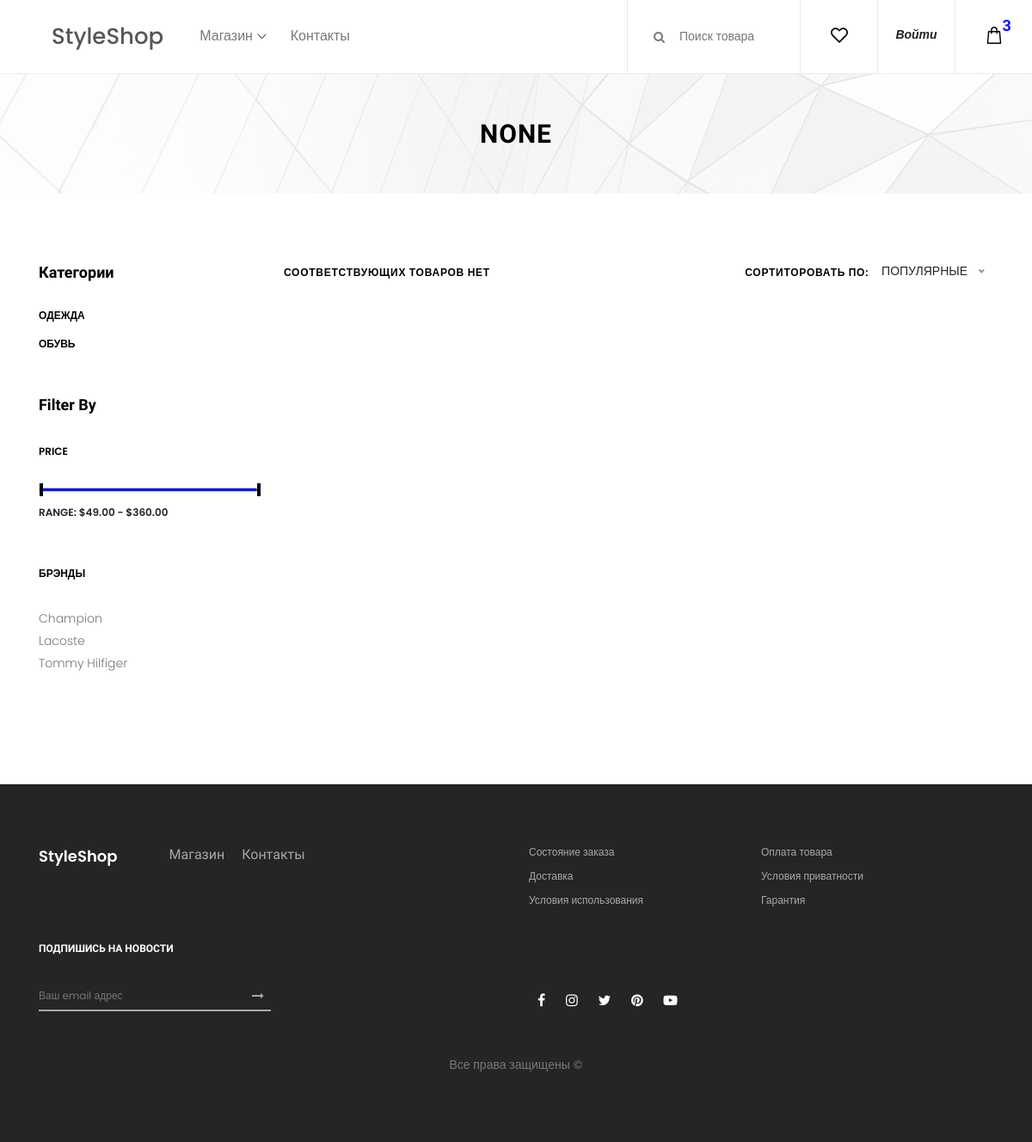
The app's page /shop/category/41, older data.
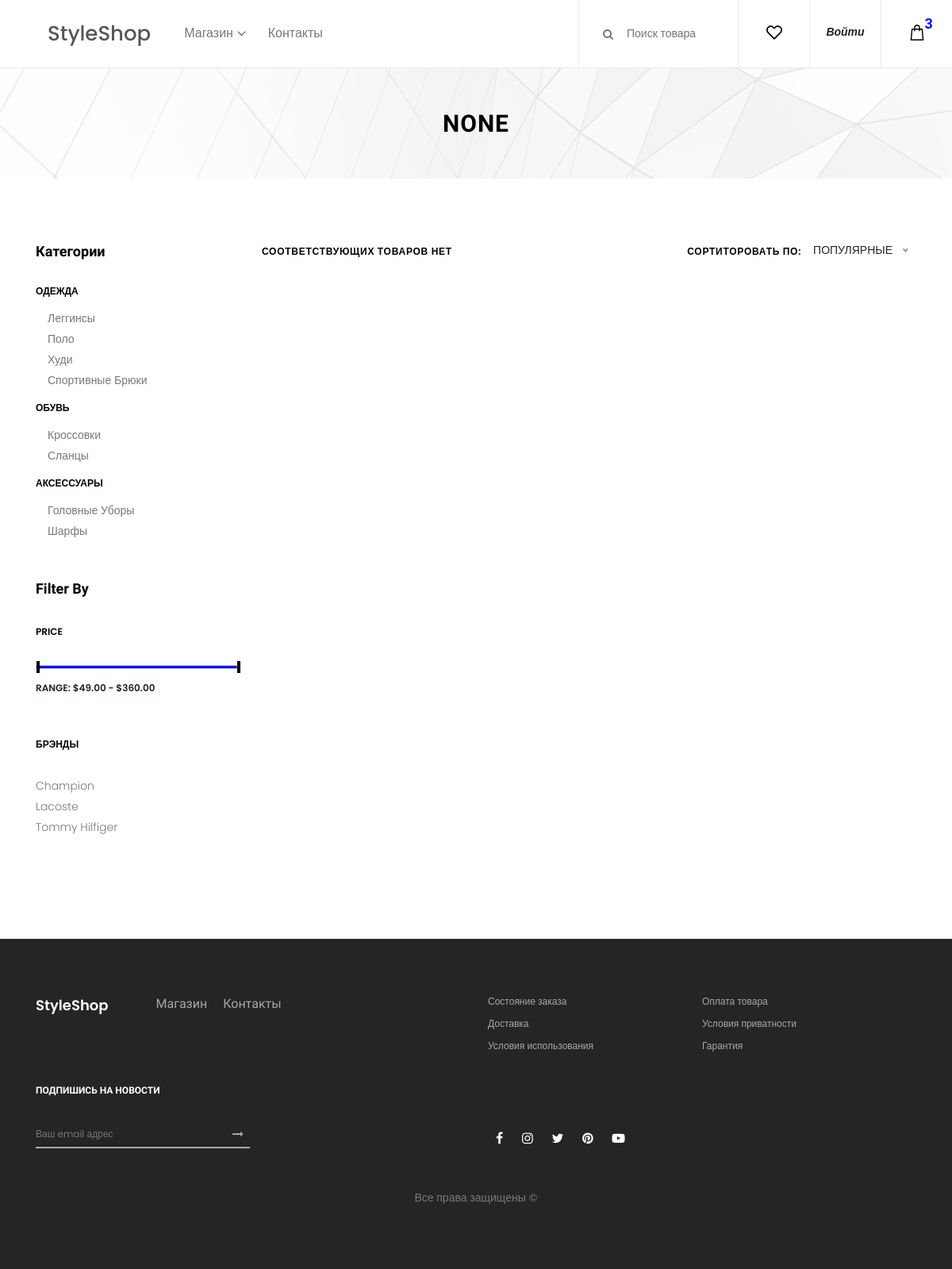
The same page, newer data.
### mainpage/models.py (models this page shows, shortened)
class Section(models.Model):
    name = models.CharField(max_length=20)
    image = models.ImageField(upload_to='sections/')

class Brand(models.Model):
    name = models.CharField(max_length=20)
    image = models.ImageField(upload_to='brands/')

class Category(models.Model):
    name = models.CharField(max_length=20)
    sex = models.ForeignKey('mainpage.Sex', on_delete=models.CASCADE)
    section = models.ForeignKey('mainpage.Section', on_delete=models.CASCADE)

### shoppage/views.py (the view, shortened to what this page needs)
# urls.py: path('category/<int:category_key>', Shop.as_view()),
class Shop(View):
    def get_page_title(self, items, key):
        for item in items:
            if item.id == key:
                return item.name
    def get(self, request, category_key=None, section_key=None, brand_key=None):
        sections = Section.objects.all()
        categories = Category.objects.all()
        brands = Brand.objects.all()
        if category_key:
            all_products = models.Product.objects.filter(category_id=category_key)
            page_title = self.get_page_title([i for i in categories], category_key)
        elif section_key:
            all_products = self.get_products_with_section_key(section_key)
            page_title = self.get_page_title([i for i in sections], section_key)
        elif brand_key:
            all_products = models.Product.objects.filter(brand_id=brand_key)
            page_title = self.get_page_title([i for i in brands], brand_key)
        paginator = Paginator(all_products, 6)
        page = request.GET.get('page')
        if not page:
            page = 1
        all_products = paginator.get_page(page)
        return render(
            request, 'shoppage/shop.html',
            {
                'page_obj': all_products,
                'sections': sections,
                'categories': categories,
                'brands': brands,
                'page_title': page_title
            }
        )

### shoppage/templates/shoppage/shop.html (shortened to what the changed rows need)
{% extends 'base.html' %}
{% load static %}
{% block content %}
<div class="breadcumb_area bg-img" style="background-image: url( {% static 'shoppage/img/bg-img/breadcumb.jpg' %} );">
    <div class="container h-100">
        <div class="row h-100 align-items-center">
            <div class="col-12">
                <div class="page-title text-center">
                    <h2>{{ page_title }}</h2>
                </div>
            </div>
        </div>
    </div>
</div>
<section class="shop_grid_area section-padding-80">
    <div class="container">
        <div class="row">
            <div class="col-12 col-md-4 col-lg-3">
                <div class="shop_sidebar_area">
                    <div class="widget catagory mb-50">
                        <div class="catagories-menu">
                            <ul id="menu-content2" class="menu-content collapse show">
                                {% for section in sections %}
                                <li data-toggle="collapse" data-target="#clothing">
                                    <a href="/shop/section/{{ section.id }}">{{ section.name }}</a>
                                    <ul class="sub-menu collapse show" id="clothing">
                                        {% for category in categories %}
                                        <li>
                                            <a href="/shop/category/{{ category.id }}">
                                                {% if  category.section == section %}
                                                    {{ category.name }}
                                                {% endif %}
                                            </a>
                                        </li>
                                        {% endfor %}
                                    </ul>
                                </li>
                                {% endfor %}
                            </ul>
                        </div>
                    </div>
                    <div class="widget brands mb-50">
                        <div class="widget-desc">
                            <ul>
                                {% for brand in brands %}
                                <li><a href="/shop/brand/{{ brand.id }}">{{ brand.name }}</a></li>
                                {% endfor %}
                            </ul>
                        </div>
                    </div>
                </div>
            </div>
        </div>
    </div>
</section>
{% endblock content %}

Row changes from the older to the newer data that the page shows:
added Category: name "Леггинсы", shown under Section "ОДЕЖДА"
added Category: name "Поло", shown under Section "ОДЕЖДА"
added Category: name "Худи", shown under Section "ОДЕЖДА"
added Category: name "Спортивные Брюки", shown under Section "ОДЕЖДА"
added Category: name "Кроссовки", shown under Section "ОБУВЬ"
added Category: name "Сланцы", shown under Section "ОБУВЬ"
added Section: name "АКСЕССУАРЫ"
added Category: name "Головные Уборы", shown under "АКСЕССУАРЫ"
added Category: name "Шарфы", shown under "АКСЕССУАРЫ"
